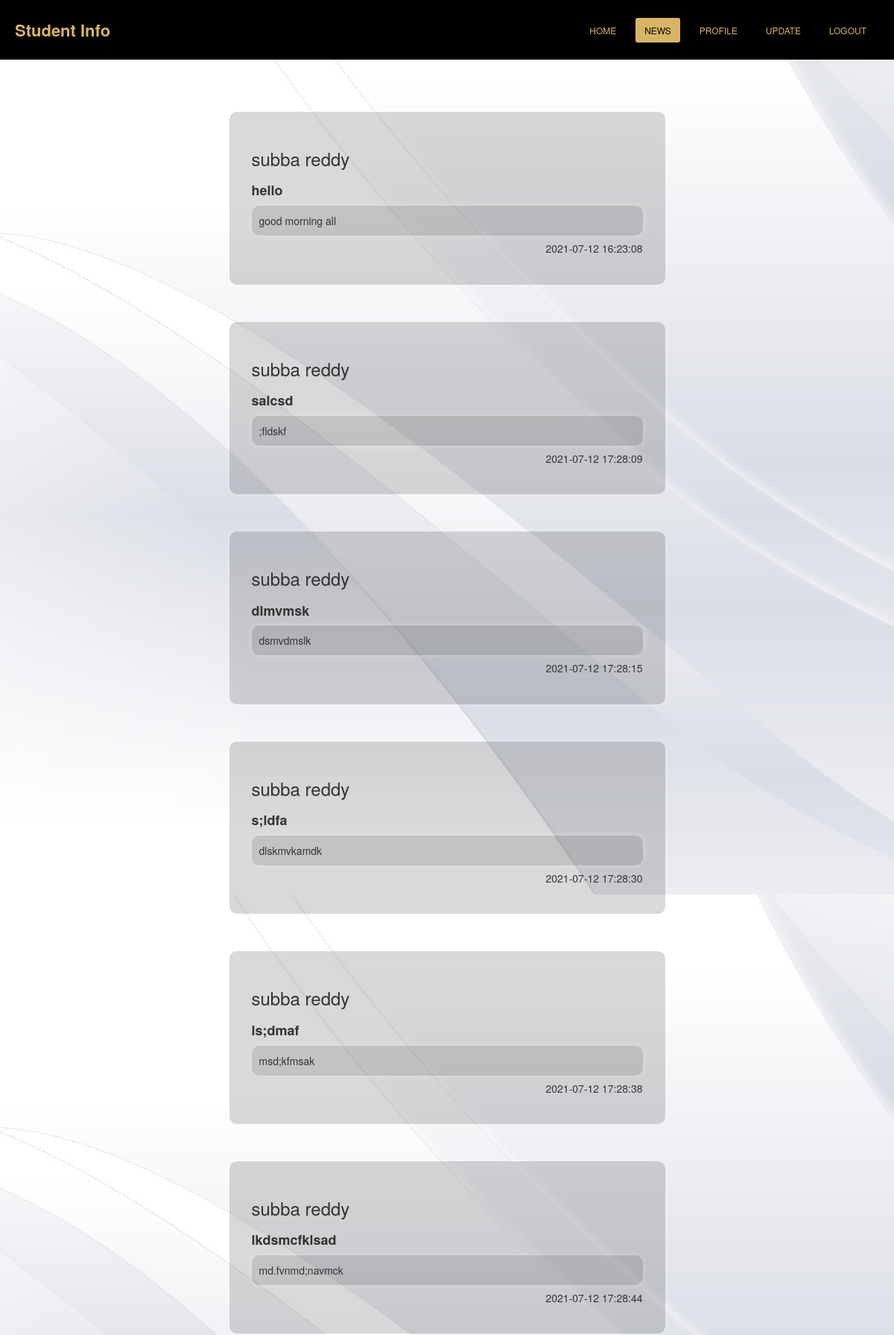
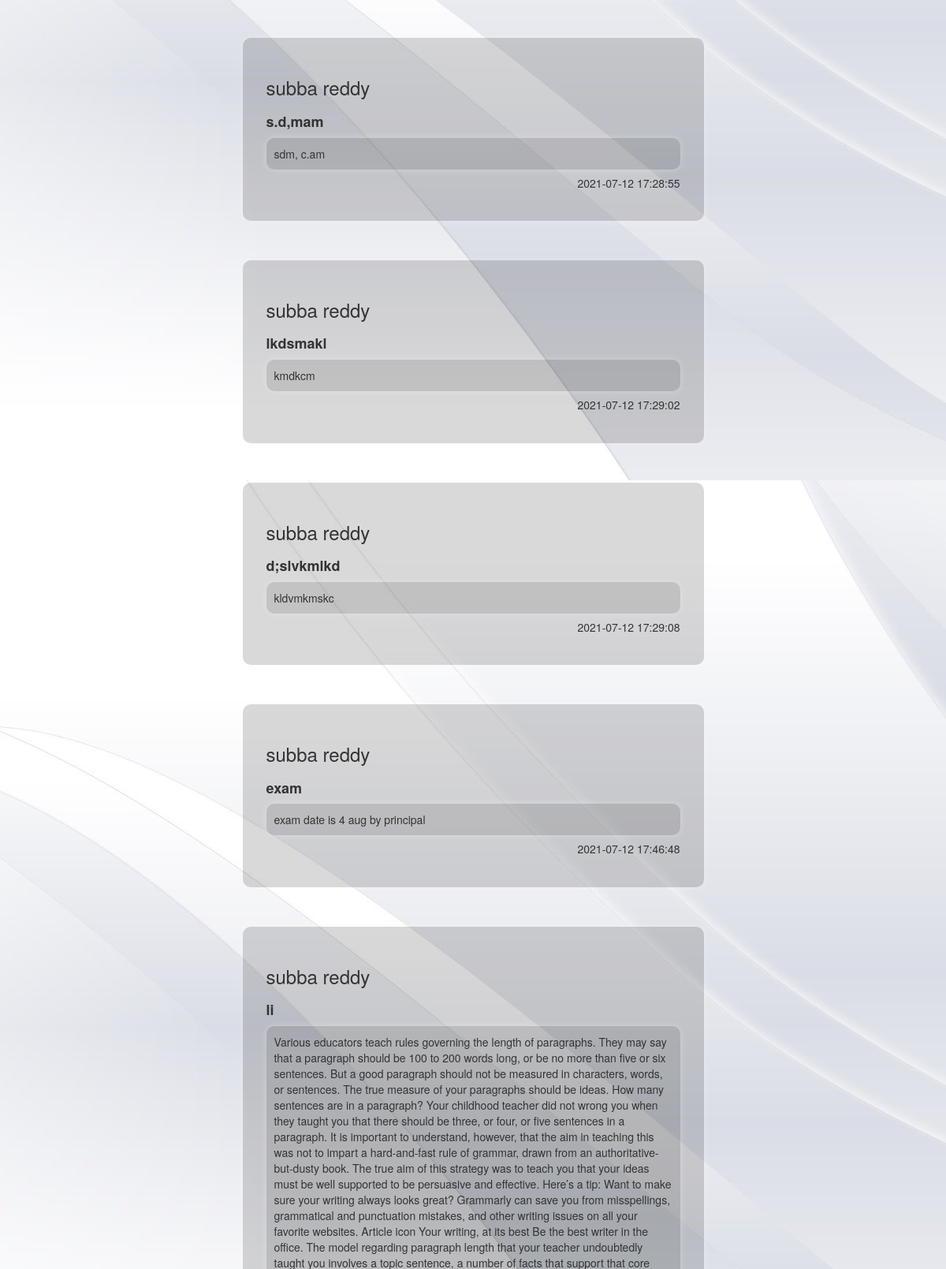
Page /news.php (upper part) on the committed database (2 pictures, top to bottom).
### tables this page shows
CREATE TABLE `news` (
  `Rollno` varchar(50) NOT NULL,
  `Name` varchar(50) NOT NULL,
  `Heading` varchar(50) NOT NULL,
  `Description` mediumtext NOT NULL,
  `Time` datetime NOT NULL
);

### news.php (the view, shortened to what this page needs)
<?php
$con=mysqli_connect("localhost","root","","student_registration");
$row="SELECT * FROM news order by Time";
$re=mysqli_query($con,$row);
?>
<!DOCTYPE html>
<html>
<head>
  <link rel="stylesheet" href="https://maxcdn.bootstrapcdn.com/bootstrap/3.4.1/css/bootstrap.min.css">
  <link rel="stylesheet" href="navbar.css">
</head>
<body style="background-image:url('index.jpg') ;">
<nav  class="navbar-fixed-top">
       <label  class="logo"><a href="#" style="text-decoration: none;color: #d8b566"> Student Info</a></label>
      <ul>
        <li><a  href="home.php">HOME</a></li>
      <li ><a class="active" href="#">News</a></li>
      <li ><a href="profile.php">Profile</a></li>
      <li><a href="update.php">Update</a></li>
      <li><a href="logout.php">Logout</a></li>
      </ul>
    </nav>
<div class="row" style="margin-top:100px;">
  <div class="col-md-3">
       </div>
       <div class="col-md-6">
         <?php
        while($row1=mysqli_fetch_array($re))  { ?>
         <form style="margin-top:50px;border-radius: 10px;background-color: rgba(0,0,0,.15);box-shadow:  0 0 10px rgba(255,255,255,.3);padding: 30px;">
           <h3 style="margin-top:20px;"><?php echo $row1['Name']?></h3>
           <h4 style="margin-top:20px;font-weight: bold;"><?php echo $row1['Heading']?></h4>
           <p style="margin-top:10px;border-radius: 10px;background-color: rgba(0,0,0,.1);box-shadow:  0 0 10px rgba(255,255,255,.3);padding: 10px;">
             <?php echo $row1['Description']?>
           </p>
           <h5 style="text-align: right;"><?php echo $row1['Time']?></h5>
         </form>
  <?php }
  ?>
</div>
       <div class="col-md-3">
       </div>
</div>
</body>
</html>

### navbar.css (style rules this page uses)
nav { background-color:black; height: 80px; width: 100%; }
label.logo { color: #d8b566; font-size: 22px; line-height: 80px; padding-left: 20px; height: 40px; }
nav ul { float: right; margin-right: 20px; }
nav ul li { display: inline-block; line-height: 80px; margin: 0 5px; }
nav ul li a { color: #d8b566; font-size: 12px; padding: 8px 12px; border-radius: 3px; text-transform: uppercase; }
ul li a.active,ul li a:hover { background: #d8b566; color: black; transition: .5s; text-decoration: none; }

### rows in the picture
news: Name "subba reddy", Heading "hello", Description "good morning all", Time "2021-07-12 16:23:08"
news: Name "subba reddy", Heading "salcsd", Description ";fldskf", Time "2021-07-12 17:28:09"
news: Name "subba reddy", Heading "dlmvmsk", Description "dsmvdmslk", Time "2021-07-12 17:28:15"
news: Name "subba reddy", Heading "s;ldfa", Description "dlskmvkamdk", Time "2021-07-12 17:28:30"
news: Name "subba reddy", Heading "ls;dmaf", Description "msd;kfmsak", Time "2021-07-12 17:28:38"
news: Name "subba reddy", Heading "lkdsmcfklsad", Description "md.fvnmd;navmck", Time "2021-07-12 17:28:44"
news: Name "subba reddy", Heading "s.d,mam", Description "sdm, c.am", Time "2021-07-12 17:28:55"
news: Name "subba reddy", Heading "lkdsmakl", Description "kmdkcm", Time "2021-07-12 17:29:02"
news: Name "subba reddy", Heading "d;slvkmlkd", Description "kldvmkmskc", Time "2021-07-12 17:29:08"
news: Name "subba reddy", Heading "exam", Description "exam date is 4 aug by principal", Time "2021-07-12 17:46:48"
news: Name "subba reddy", Heading "li"
